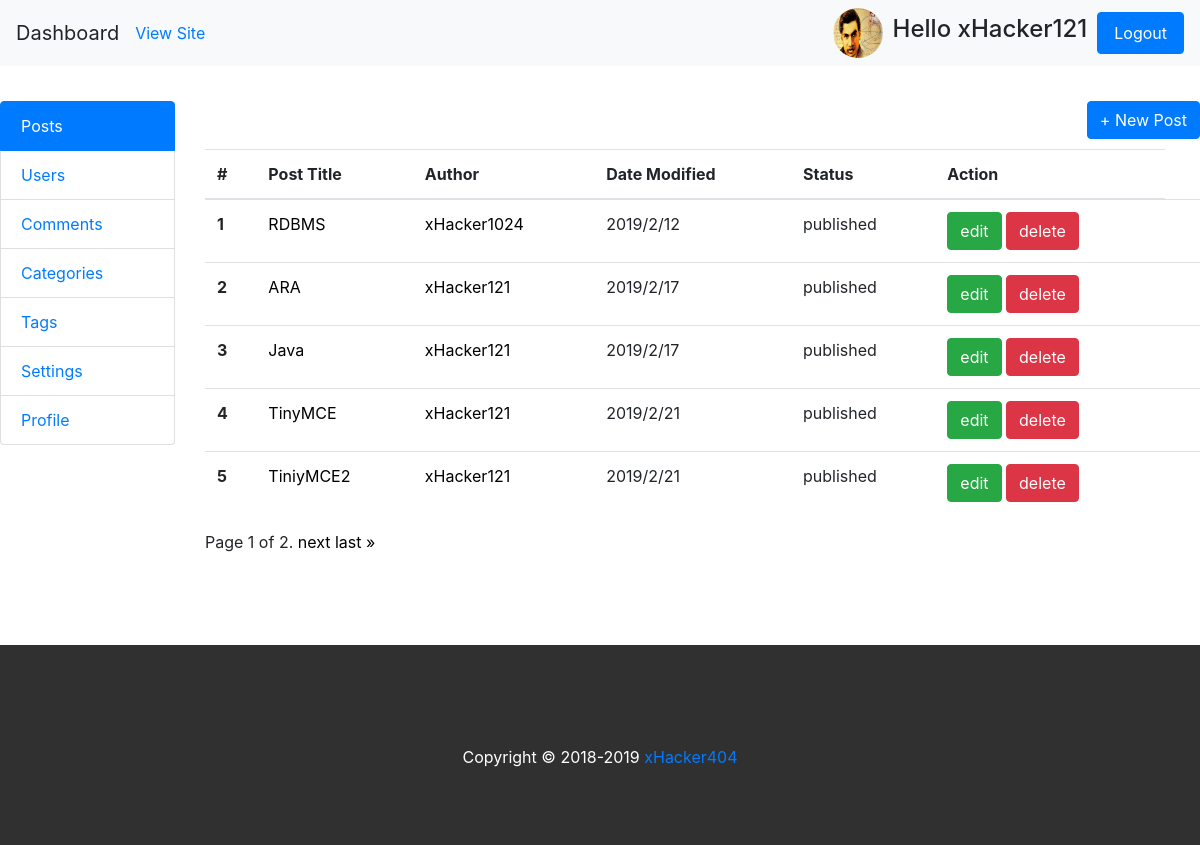
The app's page /backend/posts/ (signed in) with its own data.
### accounts/models.py (models this page shows, shortened)
class UserProfileInfo(models.Model):
    user = models.OneToOneField(User,on_delete=models.CASCADE)
    portfolio = models.URLField(blank=True)
    profile_pic = models.ImageField(upload_to='profile_pics', blank=True)

### blog/models.py (models this page shows, shortened)
class Post(models.Model):
    title = models.CharField(max_length=250,unique=True)
    content = models.CharField(max_length=1000)
    featured_img = models.ImageField(upload_to='featured_images', blank=True)
    tag = models.ManyToManyField(Tag, related_name='tags')
    category = models.ManyToManyField(Category, related_name='categories')
    status = models.CharField(max_length=100, default='drafted')
    author = models.ForeignKey(User,on_delete=models.CASCADE, default=1)
    created_date = models.DateTimeField(default=datetime.now())
    published_date = models.DateTimeField(blank=True, null=True)
    updated_date = models.DateTimeField(blank=True, null=True)

### backend/views.py (the view)
# urls.py: path('posts/', views.posts, name='posts'),
@user_passes_test(is_moderator)
def posts(request):
    post_list = Post.objects.order_by('published_date')
    paginator = Paginator(post_list, 5) # Show 5 posts per page
    page = request.GET.get('page')
    posts = paginator.get_page(page)
    my_dict = {'posts':posts, 'post_page':'post_page'}
    return render(request, 'backend/posts.html', context=my_dict)

### backend/views.py (called while the page is built)
def is_moderator(user):
    return user.is_staff

### blog/context_processors.py (called while the page is built)
def post_widget(request):
    all_posts = Post.objects.filter(status='published').order_by('published_date')
    years = []
    tags = Tag.objects.all()
    categories = Category.objects.all()
    for post in all_posts :
        year = post.published_date.year
        if year not in years:
            years.append(year)
    return {
    'all_posts':all_posts,
    'years':years,
    'tags':tags,
    'categories':categories
    }

def site_settings(request):
    settings = BlogSettings.objects.get(id=1)
    site_icon = settings.site_icon
    site_logo = settings.site_logo
    site_title = settings.site_title
    tagline = settings.tagline
    keywords = settings.keywords
    description = settings.description
    post_per_page = settings.post_per_page
    return {
    'site_icon':site_icon,
    'site_logo':site_logo,
    'site_title':site_title,
    'tagline':tagline,
    'keywords':keywords,
    'description':description,
     'post_per_page':post_per_page
    }

def user_profile_info(request):
    profile_pic = ""
    if request.method == 'GET':
        if(request.user.is_authenticated):
            current_user = request.user
            logged_in_user = UserProfileInfo.objects.get(user=current_user)
            profile_pic = logged_in_user.profile_pic
    return{
    'profile_pic':profile_pic
    }

### templates/backend/posts.html (shortened to what this page needs)
<!DOCTYPE html>
{% extends 'backend/base.html'%}
{% block content %}
{% if post_page %}
<div class="col-md-10" >
		<div class="post" style="height:500px; overflow: scroll">
			<div class="" style="float:right; margin-bottom:10px">
				<a href="{% url 'backend:new_post'%}"class="btn btn-primary"> + New Post </a>
			</div>
				<table class="table">
					<thead>
						<tr>
							<th scope="col">#</th>
							<th scope="col">Post Title</th>
							<th scope="col">Author</th>
							<th scope="col">Date Modified</th>
							<th scope="col">Status</th>
							<th scope="col">Action</th>
						</tr>
					</thead>
					<tbody>
						{% if posts %}
							{% for post in posts %}
							<tr>
								<th scope="row">{{ forloop.counter }}</th>
								<td> <a href="/blog/posts/{{post.id}}"> {{ post.title}} </a></td>
								<td><a href="/blog/author/{{post.author}}">{{ post.author}}</a></td>
								<td>{{post.updated_date.year}}/{{post.updated_date.month}}/{{post.updated_date.day}}</td>
								<td>{{post.status}}</td>
								<td>
										<a href="/backend/edit_post/{{post.id}}" class="btn btn-success">edit</a>
										<a href="/backend/delete_post/{{post.id}}" class="btn btn-danger">delete</a>
								</td>
								<td></td>
							</tr>
							{% endfor %}
						{% endif %}
					</tbody>
				</table>
				<div class="pagination">
				<span class="step-links">
						<span class="current">
								Page {{ posts.number }} of {{ posts.paginator.num_pages }}.
						</span>
						{% if posts.has_next %}
								<a href="?page={{ posts.next_page_number }}">next</a>
								<a href="?page={{ posts.paginator.num_pages }}">last &raquo;</a>
						{% endif %}
				</span>
			</div>
		</div>
</div>
{% endif %}
{% endblock %}

### templates/backend/base.html (shortened to what this page needs)
<!DOCTYPE html>
{% load staticfiles %}
<html lang="us">
<head>
	<link href="{% static "css/bootstrap.min.css" %}"rel="stylesheet" type="text/css">
	<link href="{% static "css/jquery-ui.css" %}" rel="stylesheet">
	<link type="text/css" rel="stylesheet" href="https://cdn.jsdelivr.net/jquery.jssocials/1.4.0/jssocials.css" />
	<link type="text/css" rel="stylesheet" href="https://cdn.jsdelivr.net/jquery.jssocials/1.4.0/jssocials-theme-classic.css"/>
	<link rel="stylesheet" href="https://cdnjs.cloudflare.com/ajax/libs/font-awesome/4.7.0/css/font-awesome.min.css">
	  <link href="https://cdnjs.cloudflare.com/ajax/libs/summernote/0.8.11/summernote-bs4.css" rel="stylesheet">
	<link href="{% static "css/style.css" %}" rel="stylesheet" type="text/css">
</head>
<body>
    <div class="fluid-container">
    <div class="row">
        <div class="col-md-12">
            <nav class="navbar navbar-expand-lg navbar-light bg-light fixed-top">
              <a class="navbar-brand">Dashboard</a>
							<a target="_blank" href="{% url 'index' %}">View Site</a>
              <div class="collapse navbar-collapse" id="navbarSupportedContent">
                <form class="form-inline my-2 my-lg-0">
                  <img src="/media/{{profile_pic}}" width="50px;" height="50px;" class="profile-icon">
									<h2 style="font-size:24px; padding-left:10px; padding-right:10px"> Hello {{user.username }} </h2>
									<a class="nav-link btn btn-primary" href="{% url 'blog:logout' %}" >Logout</a>
                </form>
              </div>
         </nav>
        </div>
    </div>
        <div class="row" style="margin-top:100px ">
            <div class="col-md-2" id="left-sidebar">
                <div class="list-group">
                    {% if user.is_staff and user.is_superuser %}
										<a href="{% url 'backend:posts'%}" class="list-group-item active">Posts</a>
                    <a href="{% url 'backend:users'%}" class="list-group-item ">Users</a>
                    <a href="{% url 'backend:comments'%}" class="list-group-item ">Comments</a>
                    <a href="{% url 'backend:categories'%}" class="list-group-item ">Categories</a>
                    <a href="{% url 'backend:tags'%}" class="list-group-item ">Tags</a>
										<a href="{% url 'backend:settings'%}" class="list-group-item ">Settings</a>
                    <a href="{% url 'backend:profile'%}" class="list-group-item ">Profile</a>
										{% endif %}
                </div>
            </div>
      	{% block content %}
				{% endblock %}
        </div>
    <div class="row">
            <div class="col-md-12">
                <footer>
                    Copyright &copy; 2018-2019 <a href="#">xHacker404</a>
                </footer>
            </div>
    </div>
    </div>
</body>
</html>

### static/css/style.css (style rules this page uses)
.post:first-child { margin-top:0px; }
.post { margin-top:40px; }
.post a { text-decoration: none; color: black; }
.profile-icon { border-radius:50%; }
footer { background:#303030; color:white; text-align: center; padding:100px; height:200px; margin-top:44px; }

### templates/backend/base.html (style rules this page uses)
a.btn { color:white; }

### records on screen
UserProfileInfo: profile_pic (picture)
Post: title "RDBMS", author "xHacker1024", updated_date.year "2019", updated_date.month "2", updated_date.day "12", status "published"
Post: title "ARA", author "xHacker121", updated_date.year "2019", updated_date.month "2", updated_date.day "17", status "published"
Post: title "Java", author "xHacker121", updated_date.year "2019", updated_date.month "2", updated_date.day "17", status "published"
Post: title "TinyMCE", author "xHacker121", updated_date.year "2019", updated_date.month "2", updated_date.day "21", status "published"
Post: title "TiniyMCE2", author "xHacker121", updated_date.year "2019", updated_date.month "2", updated_date.day "21", status "published"

### other values on screen
{{ user.username }} "xHacker121"
{{ posts.number }} "1"
{{ posts.paginator.num_pages }} "2"
